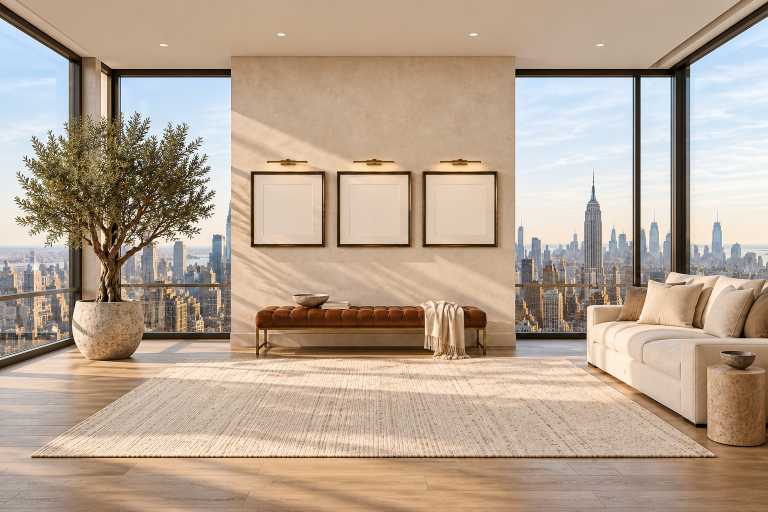
#> input picture docs/reference/portfolio-pack/assets/room-master-morning.png, 1536 x 1024 px, found by its file name (shown at 1/2 size)
$ python align.py
#> lines starting #> are read from the running program, lines starting #| are printed output that depends on the picture; after the words box and inside, x2 and y2 are one past the last pixel; in counts of white or black regions, pixels touching at a corner belong together
import cv2, numpy as np, json, sys
A = '/home/user/femi-portfolio/docs/reference/portfolio-pack/assets/'
M = cv2.imread(A + 'room-master-morning.png')
#> M is the input picture: shape (1024, 1536, 3); mean B, G, R 145.4, 163.6, 182.6
out = {}
sift = cv2.SIFT_create(8000); bf = cv2.BFMatcher()
def feats(im):
    g = cv2.createCLAHE(3, (8, 8)).apply(cv2.cvtColor(im, cv2.COLOR_BGR2GRAY)); return sift.detectAndCompute(g, None)
#> after `g = cv2.createCLAHE(3, (8, 8)).apply(cv2.cvtColor(im, cv2.COLOR_BGR2GR`:
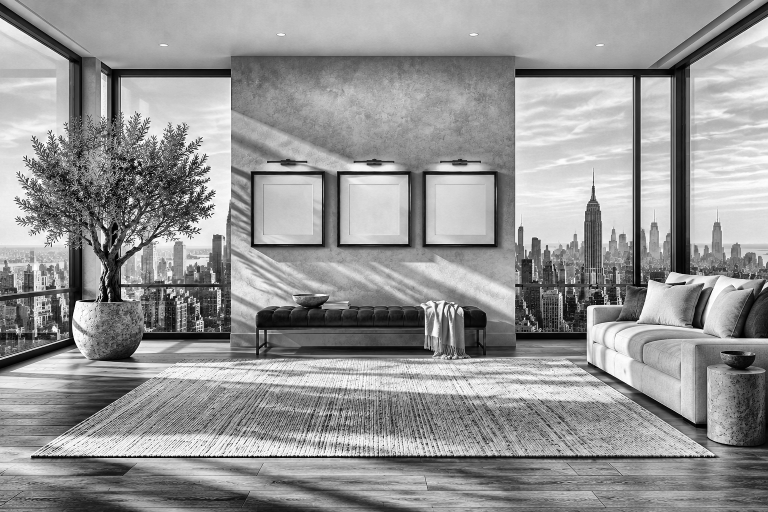
#> g: shape (1024, 1536) (shown at 1/2 size); min 0, max 255, mean 149.2
km, dm = feats(M)
#> km = 7456 keypoints; strongest (x, y, size): (257, 383, 1.9), (424, 428, 2), (1049, 637, 1.9), (256, 388, 1.8)
for name in ['room-golden-hour', 'room-night']:
    B = cv2.imread(A + name + '.png'); kb, db = feats(B)
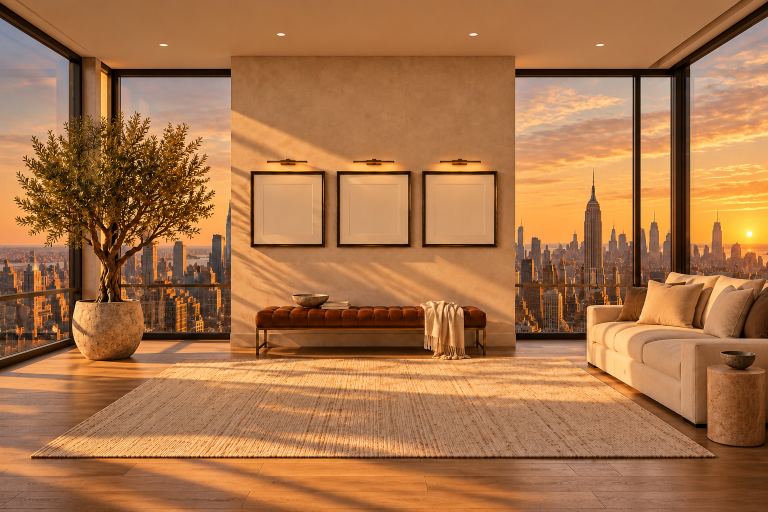
#> input picture docs/reference/portfolio-pack/assets/room-golden-hour.png, 1536 x 1024 px, found by its file name (shown at 1/2 size)
#> further down, B is the input picture: shape (1024, 1536, 3); mean B, G, R 72.2, 115.3, 168.6
#> in feats (call 2), `g = cv2.createCLAHE(3, (8, 8)).apply(cv2.cvtColor(im, cv2.COLOR_BGR2GR`:
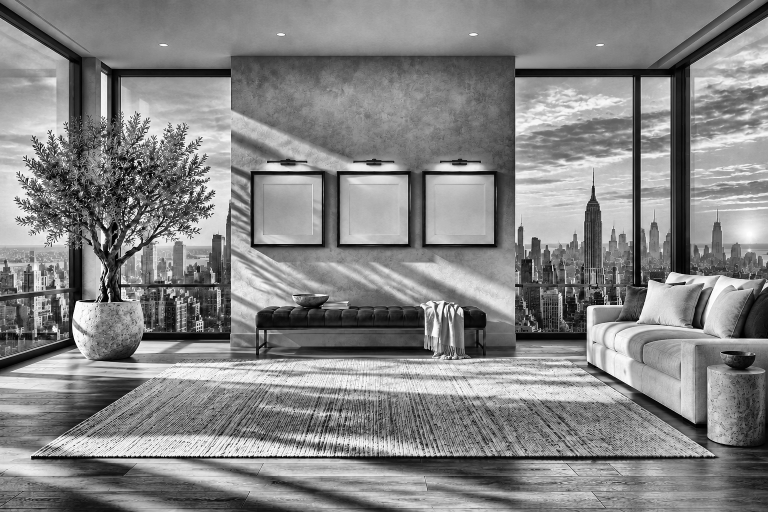
#> g: shape (1024, 1536) (shown at 1/2 size); min 0, max 255, mean 132.7
#> after `kb, db = feats(B)`: kb = 7939 keypoints; strongest (x, y, size): (237, 329, 1.8), (312, 419, 1.8), (126, 889, 1.8), (135, 427, 2.1)
    m = [a for a, b in bf.knnMatch(db, dm, k=2) if a.distance < .7 * b.distance]
#> m = 1268 matches
    p = np.float32([kb[a.queryIdx].pt for a in m]); q = np.float32([km[a.trainIdx].pt for a in m])
#> after `p = np.float32([kb[a.queryIdx].pt for a in m])`: p = 1268 pairs, first value 5.87 to 1528.9, second value 84.1 to 1001.5
#> after `q = np.float32([km[a.trainIdx].pt for a in m])`: q = 1268 pairs, first value 5.6 to 1528.9, second value 86.65 to 1000.7
    d = np.linalg.norm(p - q, axis=1)
#> d = 1268 values, max 1278.8 at index 1266, min 0.0092 at index 57, mean 10.28
    H, inl = cv2.findHomography(p, q, cv2.RANSAC, 2.0)
#> H = [[1, 0.000456, -0.206], [-2.9e-05, 0.999, 0.573], [1.04e-07, 7.82e-07, 1]]; inl = 1268 values, max 1 at index 0, min 0 at index 44, mean 0.892
    res = np.linalg.norm(cv2.perspectiveTransform(p[None], H)[0] - q, axis=1)[inl[:, 0] > 0]
#> res = 1131 values, max 1.99 at index 257, min 0.00712 at index 1067, mean 0.66
    # displacement by region (identity mapping), using all good matches
    regions = {'frames+lamps': (480, 300, 1020, 510), 'bench': (500, 590, 990, 720), 'tree': (20, 220, 440, 720),
               'sofa': (1160, 540, 1536, 860), 'left windows': (0, 40, 460, 680), 'right windows': (1030, 40, 1536, 560)}
    reg = {}
    for k, (x0, y0, x1, y1) in regions.items():
        s = (q[:, 0] > x0) & (q[:, 0] < x1) & (q[:, 1] > y0) & (q[:, 1] < y1)
        reg[k] = {'matches': int(s.sum()), 'median_px': round(float(np.median(d[s])), 2) if s.any() else None, 'p90_px': round(float(np.percentile(d[s], 90)), 2) if s.any() else None}
#> after the loop, reg = 6 items
    out[name] = {'matches': len(m), 'median_identity_px': round(float(np.median(d)), 2), 'p90_identity_px': round(float(np.percentile(d, 90)), 2),
                 'homography_inliers': int(inl.sum()), 'homography_resid_px': round(float(res.mean()), 2), 'regions': reg}
    # visual check: edge overlay (master edges red, variant edges green)
    e1 = cv2.Canny(cv2.cvtColor(M, cv2.COLOR_BGR2GRAY), 60, 160); e2 = cv2.Canny(cv2.cvtColor(B, cv2.COLOR_BGR2GRAY), 60, 160)
#> after `e1 = cv2.Canny(cv2.cvtColor(M, cv2.COLOR_BGR2GRAY), 60, 160)`:
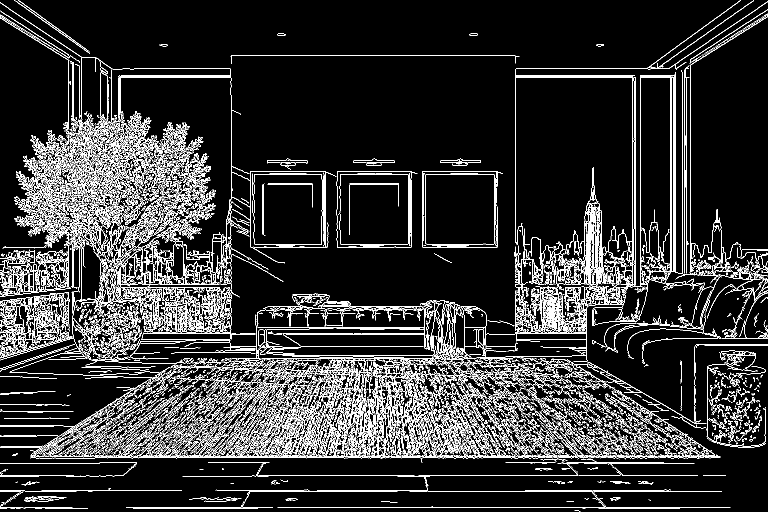
#> e1: shape (1024, 1536) (shown at 1/2 size); 11.6% white in thin lines or dots
#> after `e2 = cv2.Canny(cv2.cvtColor(B, cv2.COLOR_BGR2GRAY), 60, 160)`:
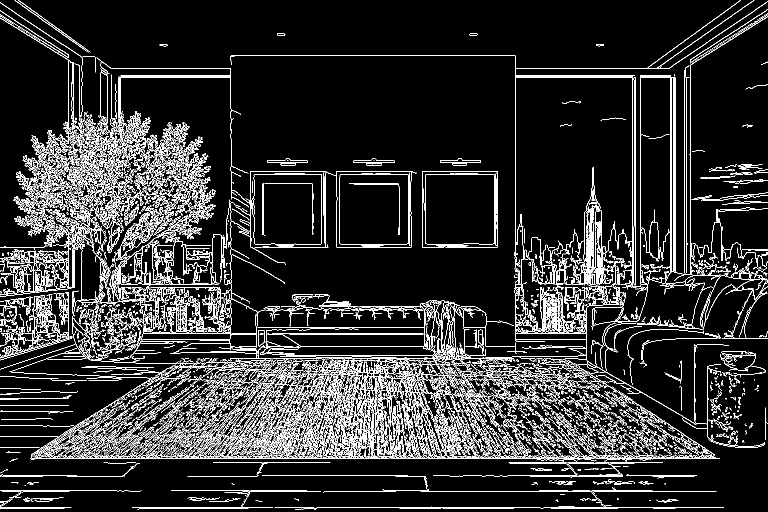
#> e2: shape (1024, 1536) (shown at 1/2 size); 11% white in thin lines or dots
    vis = np.zeros_like(M); vis[..., 2] = e1; vis[..., 1] = e2
#> after `vis[..., 2] = e1`:
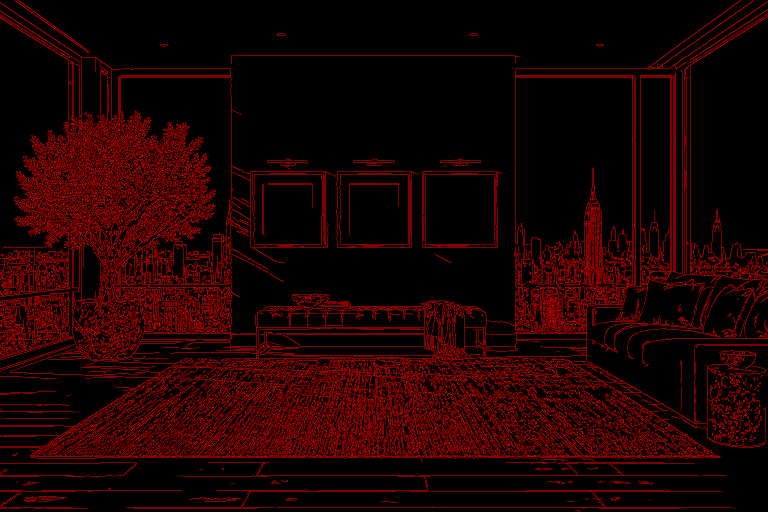
#> vis: shape (1024, 1536, 3) (shown at 1/2 size); mean of channels 0, 1, 2 0, 0, 29.7; drawn as B, G, R
#> after `vis[..., 1] = e2`:
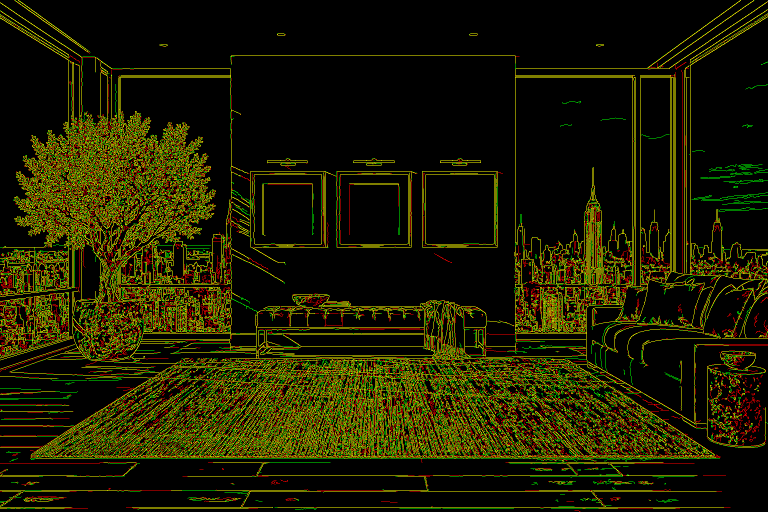
#> vis: shape (1024, 1536, 3) (shown at 1/2 size); 11.03% of pixels changed, all inside (x1, y1, x2, y2) = (0, 0, 1536, 1020); drawn as B, G, R
    cv2.imwrite(f'edges-{name}.png', vis)
#> pass 2 of the loop `for name in ['room-golden-hour', 'room-night']:`:
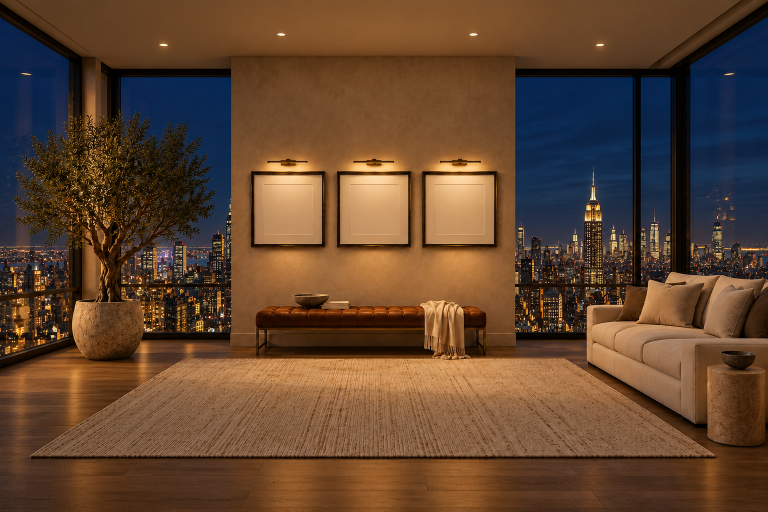
#> input picture docs/reference/portfolio-pack/assets/room-night.png, 1536 x 1024 px, found by its file name (shown at 1/2 size)
#> B is the input picture: shape (1024, 1536, 3); mean B, G, R 47.7, 68.8, 96.8
#> kb = 6459 keypoints; strongest (x, y, size): (417, 598, 1.9), (104, 543, 1.8), (1098, 598, 1.9), (1098, 603, 1.9)
#> m = 163 matches
#> p = 163 pairs, first value 30.49 to 1517.4, second value 118.1 to 998.2
#> q = 163 pairs, first value 29.69 to 1517.1, second value 118.8 to 998.2
#> d = 163 values, max 587.8 at index 79, min 0.11 at index 30, mean 24.5
#> H = [[1, 0.00108, -0.33], [-0.000305, 1, 0.605], [-7.84e-08, 5.92e-07, 1]]; inl = 163 values, max 1 at index 0, min 0 at index 1, mean 0.834
#> res = 136 values, max 1.96 at index 31, min 0.0523 at index 76, mean 0.697
#> `e2 = cv2.Canny(cv2.cvtColor(B, cv2.COLOR_BGR2GRAY), 60, 160)`:
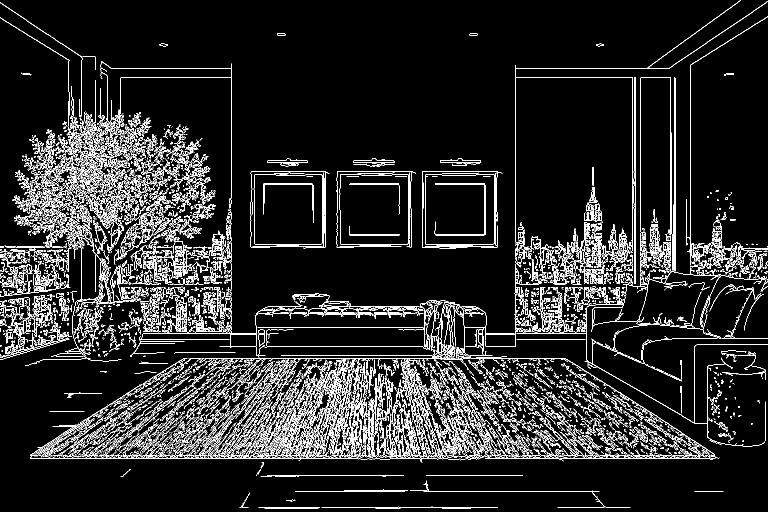
#> e2: shape (1024, 1536) (shown at 1/2 size); 9.4% white in thin lines or dots
#> `vis[..., 1] = e2`:
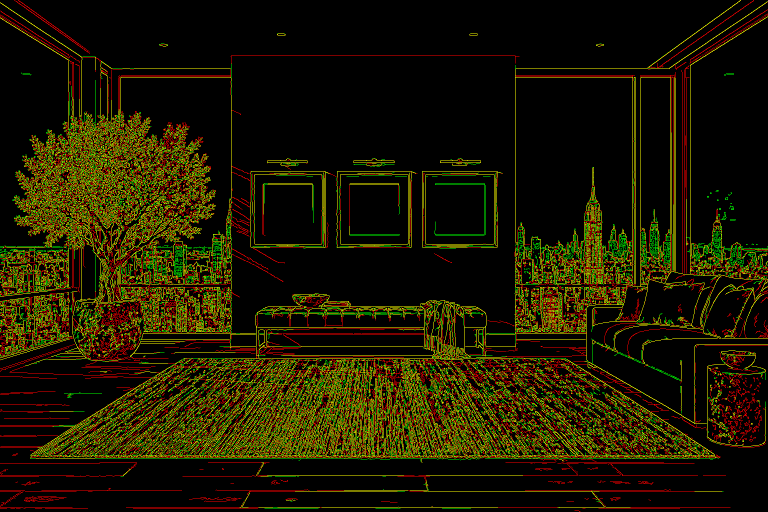
#> vis: shape (1024, 1536, 3) (shown at 1/2 size); 9.41% of pixels changed, all inside (x1, y1, x2, y2) = (0, 0, 1536, 1017); drawn as B, G, R
print(json.dumps(out, indent=1)); json.dump(out, open('alignment.json', 'w'), indent=1)
#> (printed output is left out)
